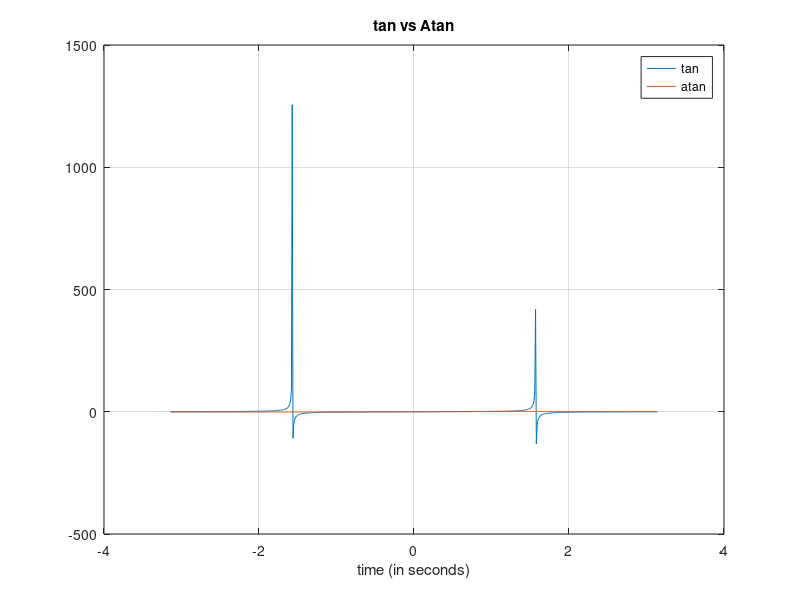

Write MATLAB code to recreate this figure.
figure(1);
x=[-pi:0.01:pi];
y = tan(x);
y2 = atan(x);

% Plot the signal versus time:
plot(x,y);
hold on;
plot(x,y2);
grid on;
xlabel('time (in seconds)');
title('tan vs Atan');
legend('tan', 'atan')
